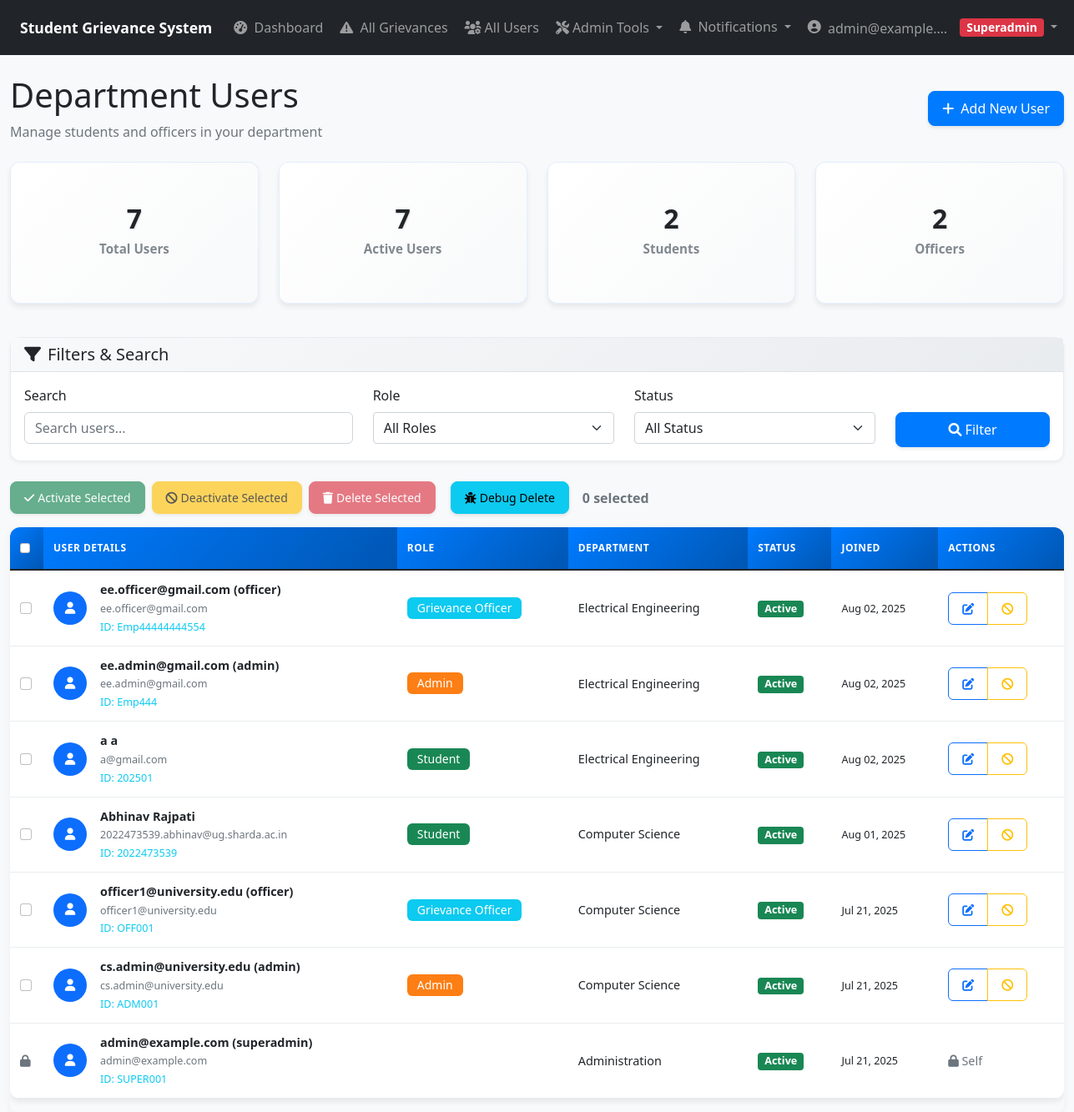
The app's page /api/admin-panel/users/ (signed in), older data.
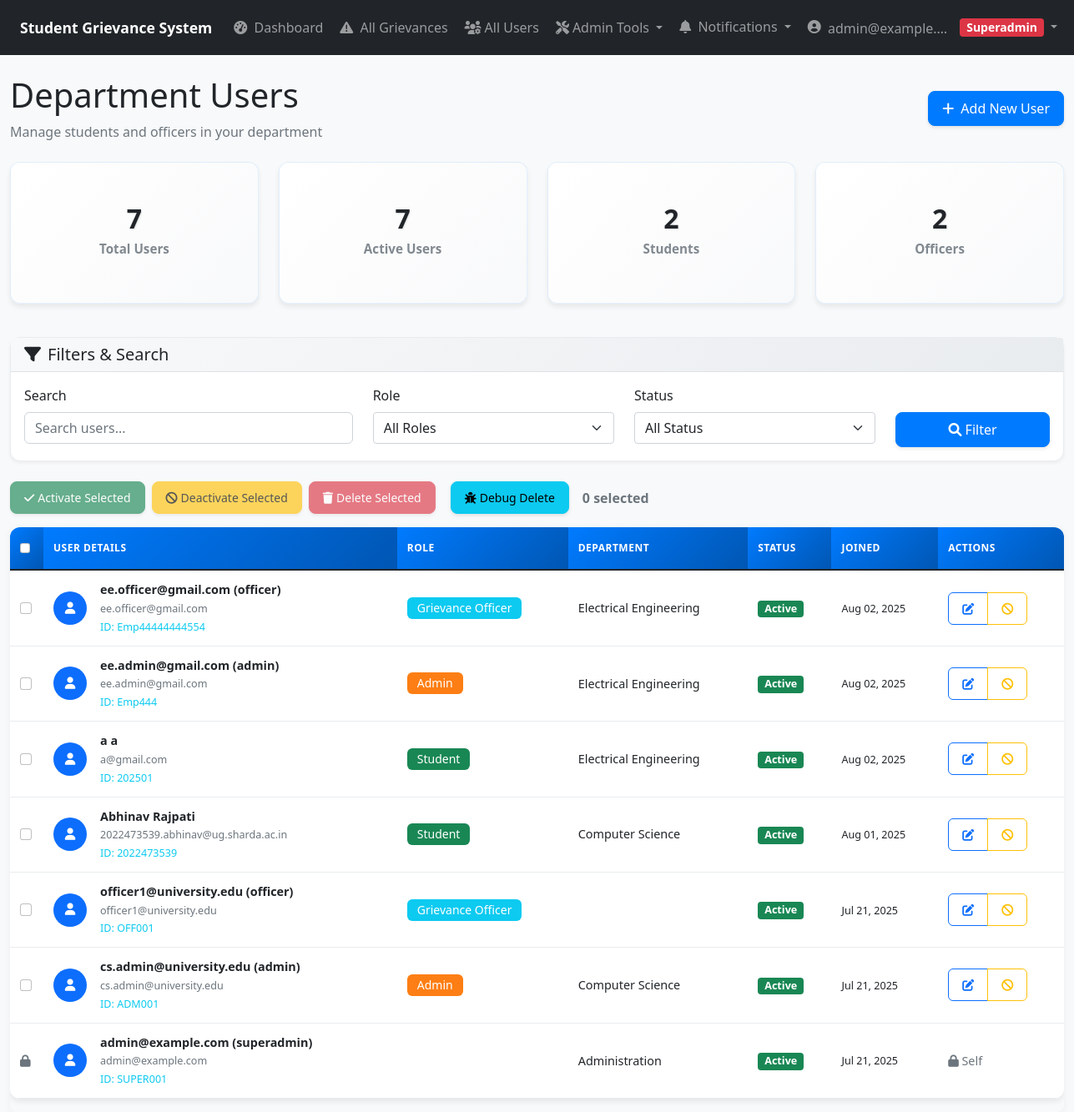
The same page, newer data.
### apps/authentication/models.py (models this page shows, shortened)
class User(AbstractBaseUser, PermissionsMixin):
    ROLE_CHOICES = [
        ('student', 'Student'),
        ('admin', 'Admin'),
        ('superadmin', 'Super Admin'),
        ('officer', 'Grievance Officer'),
    ]
    email = models.EmailField(unique=True)  # STRING - Unique email address
    role = models.CharField(max_length=20, choices=ROLE_CHOICES, default='student')  # STRING - User role (e.g., 'student')
    created_at = models.DateTimeField(auto_now_add=True)  # DATETIME - Timestamp of registration
    is_active = models.BooleanField(default=True)
    is_staff = models.BooleanField(default=False)
    is_email_verified = models.BooleanField(default=False)
    deactivation_reason = models.TextField(blank=True, null=True, help_text="Reason for account deactivation")
    objects = UserManager()
    USERNAME_FIELD = 'email'
    REQUIRED_FIELDS = []
    def get_display_name(self):
        if hasattr(self, 'student_profile') and self.student_profile.name:
            return self.student_profile.name
        return self.email
    @property
    def is_student(self):
        return self.role == 'student'
    @property
    def is_admin(self):
        return self.role in ['admin', 'superadmin']
    @property
    def is_admin_or_officer(self):
        return self.role in ['admin', 'superadmin', 'officer']
    @property
    def is_superadmin(self):
        return self.role == 'superadmin'
    @property
    def assigned_department(self):
        if self.role == 'superadmin':
            return None  # Superadmin has access to all departments
        elif self.role == 'admin':
            return self.headed_departments.first()
        return None
    @property
    def department_name(self):
        dept = self.assigned_department
        return dept.name if dept else None
    def get_full_name(self):
        if hasattr(self, 'student_profile') and self.student_profile:
            return self.student_profile.name or self.email
        if hasattr(self, 'admin_profile') and self.admin_profile:
            return f"{self.admin_profile.user.email} ({self.admin_profile.role_level})"
        return self.email

### apps/students/models.py (models this page shows, shortened)
class AdminProfile(models.Model):
    ROLE_LEVEL_CHOICES = [
        ('superadmin', 'Super Admin'),
        ('admin', 'Department Admin'),  # Updated to match User model
        ('officer', 'Grievance Officer'),
    ]
    id = models.UUIDField(primary_key=True, default=uuid.uuid4, editable=False)
    user = models.OneToOneField(settings.AUTH_USER_MODEL, on_delete=models.CASCADE, related_name='admin_profile')
    role_level = models.CharField(max_length=20, choices=ROLE_LEVEL_CHOICES)
    department = models.CharField(max_length=100)  # Department is required for admin/officers
    employee_id = models.CharField(max_length=50, unique=True)
    phone = models.CharField(max_length=15, blank=True, null=True)
    office_location = models.CharField(max_length=100, blank=True, null=True)
    created_at = models.DateTimeField(auto_now_add=True)
    updated_at = models.DateTimeField(auto_now=True)
    class Meta:
        verbose_name = "Admin Profile"
        verbose_name_plural = "Admin Profiles"

### apps/admin_panel/views.py (the view, shortened to what this page needs)
# urls.py: path('users/', views.department_users_list, name='department_users'),
@login_required
@department_access_required
def department_users_list(request):
    user = request.user
    if not user.is_admin_or_officer:
        messages.error(request, 'Access denied')
        return redirect('authentication:login')
    search_query = request.GET.get('search', '')
    status_filter = request.GET.get('status', '')
    role_filter = request.GET.get('role', '')
    if user.is_superadmin:
        all_users = User.objects.all()
    users = all_users.select_related('student_profile', 'admin_profile')
    if status_filter:
        if status_filter == 'active':
            users = users.filter(is_active=True)
        elif status_filter == 'inactive':
            users = users.filter(is_active=False)
    if role_filter:
        users = users.filter(role=role_filter)
    paginator = Paginator(users.order_by('-created_at'), 20)
    page_number = request.GET.get('page')
    users_page = paginator.get_page(page_number)
    total_users = users.count()
    active_users = users.filter(is_active=True).count()
    student_count = users.filter(role='student').count()
    officer_count = users.filter(role='officer').count()
    admin_count = users.filter(role='admin').count()
    if user.is_superadmin:
        role_choices = [
            (role_code, role_name) for role_code, role_name in User.ROLE_CHOICES
            if role_code != 'superadmin'
        ]
    else:
        role_choices = [
            ('student', 'Student'),
            ('officer', 'Grievance Officer')
        ]
    context = {
        'users': users_page,
        'search_query': search_query,
        'status_filter': status_filter,
        'role_filter': role_filter,
        'role_choices': role_choices,
        'user_department': user.department_name,
        'can_create_users': user.is_admin or user.is_superadmin,
        'can_edit_users': user.is_admin or user.is_superadmin,
        'total_users': total_users,
        'active_users': active_users,
        'student_count': student_count,
        'officer_count': officer_count,
        'admin_count': admin_count,
    }
    return render(request, 'admin_panel/department_users.html', context)

### apps/admin_panel/permissions.py (called while the page is built)
def department_access_required(view_func):
    @wraps(view_func)
    def wrapper(request, *args, **kwargs):
        if not request.user.is_authenticated:
            return redirect('authentication:login')
        if not request.user.is_admin_or_officer:
            messages.error(request, 'Access denied.')
            return redirect('authentication:login')
        return view_func(request, *args, **kwargs)
    return wrapper

### apps/notifications/context_processors.py (called while the page is built)
def general_notifications(request):
    if request.user.is_authenticated:
        notifications = Notification.objects.filter(
            recipient=request.user,
            is_read=False
        ).order_by('-created_at')[:5]
        unread_count = Notification.objects.filter(
            recipient=request.user,
            is_read=False
        ).count()
        return {
            'general_notifications': notifications,
            'general_notifications_count': unread_count
        }
    return {
        'general_notifications': [],
        'general_notifications_count': 0
    }

### templates/admin_panel/department_users.html (shortened to what the changed rows need)
{% extends 'base.html' %}
{% load static %}
{% block content %}
<div class="row mb-4">
    <div class="col-12">
        <div class="d-flex justify-content-between align-items-center">
            <div>
                <h1 class="mb-2">Department Users</h1>
            </div>
        </div>
    </div>
</div>
<div class="row">
    <div class="col-12">
        <div class="table-responsive">
            <table class="table user-table">
                <thead>
                    <tr>
                        {% if can_edit_users %}
                        <th style="width: 40px;">
                            <input type="checkbox" id="selectAll" class="form-check-input">
                        </th>
                        {% endif %}
                        <th>User Details</th>
                        <th>Role</th>
                        <th>Department</th>
                        <th>Status</th>
                        <th>Joined</th>
                        {% if can_edit_users %}
                        <th>Actions</th>
                        {% endif %}
                    </tr>
                </thead>
                <tbody>
                    {% for user in users %}
                    <tr>
                        {% if can_edit_users %}
                        <td>
                            {% if user.id != request.user.id %}
                                <input type="checkbox" class="form-check-input user-checkbox" name="user_select" value="{{ user.id }}">
                            {% else %}
                                <span class="text-muted" title="Cannot select your own account">
                                    <i class="fas fa-lock"></i>
                                </span>
                            {% endif %}
                        </td>
                        {% endif %}
                        <td>
                            <div class="d-flex align-items-center">
                                <div class="me-3">
                                    <div class="rounded-circle bg-primary text-white d-flex align-items-center justify-content-center"
                                         style="width: 40px; height: 40px;">
                                        <i class="fas fa-user"></i>
                                    </div>
                                </div>
                                <div>
                                    <div class="fw-bold">
                                        {% if user.role == 'student' and user.student_profile %}
                                            {{ user.student_profile.name|default:"No Name" }}
                                        {% elif user.role != 'student' and user.admin_profile %}
                                            {{ user.get_full_name|default:"No Name" }}
                                        {% else %}
                                            {{ user.email }}
                                        {% endif %}
                                    </div>
                                    <small class="text-muted">{{ user.email }}</small>
                                    {% if user.role == 'student' and user.student_profile %}
                                        <br><small class="text-info">ID: {{ user.student_profile.student_id }}</small>
                                    {% elif user.role != 'student' and user.admin_profile %}
                                        <br><small class="text-info">ID: {{ user.admin_profile.employee_id }}</small>
                                    {% endif %}
                                </div>
                            </div>
                        </td>
                        <td>
                            <span class="badge role-{{ user.role }} role-badge">
                                {{ user.get_role_display }}
                            </span>
                        </td>
                        <td>
                            {% if user.role == 'student' and user.student_profile %}
                                {{ user.student_profile.department }}
                            {% elif user.role != 'student' and user.admin_profile %}
                                {{ user.admin_profile.department }}
                            {% else %}
                                <span class="text-muted">Not assigned</span>
                            {% endif %}
                        </td>
                        <td>
                            <span class="badge bg-{{ user.is_active|yesno:'success,danger' }}">
                                {{ user.is_active|yesno:'Active,Inactive' }}
                            </span>
                        </td>
                        <td>
                            <small>{{ user.created_at|date:"M d, Y" }}</small>
                        </td>
                        {% if can_edit_users %}
                        <td>
                            {% if user.id != request.user.id %}
                                <div class="btn-group" role="group">
                                    <button class="btn btn-sm btn-outline-primary" onclick="editUser({{ user.id }})"
                                            title="Edit User">
                                        <i class="fas fa-edit"></i>
                                    </button>
                                    <button class="btn btn-sm btn-outline-{{ user.is_active|yesno:'warning,success' }}"
                                            onclick="toggleUserStatus({{ user.id }})"
                                            title="{{ user.is_active|yesno:'Deactivate,Activate' }} User">
                                        <i class="fas fa-{{ user.is_active|yesno:'ban,check' }}"></i>
                                    </button>
                                </div>
                            {% else %}
                                <span class="text-muted" title="Cannot edit your own account">
                                    <i class="fas fa-lock"></i> Self
                                </span>
                            {% endif %}
                        </td>
                        {% endif %}
                    </tr>
                    {% endfor %}
                </tbody>
            </table>
        </div>
    </div>
</div>
{% endblock %}

Row changes from the older to the newer data that the page shows:
changed User "officer1@university.edu": admin_profile.department "Computer Science" → (not shown)
